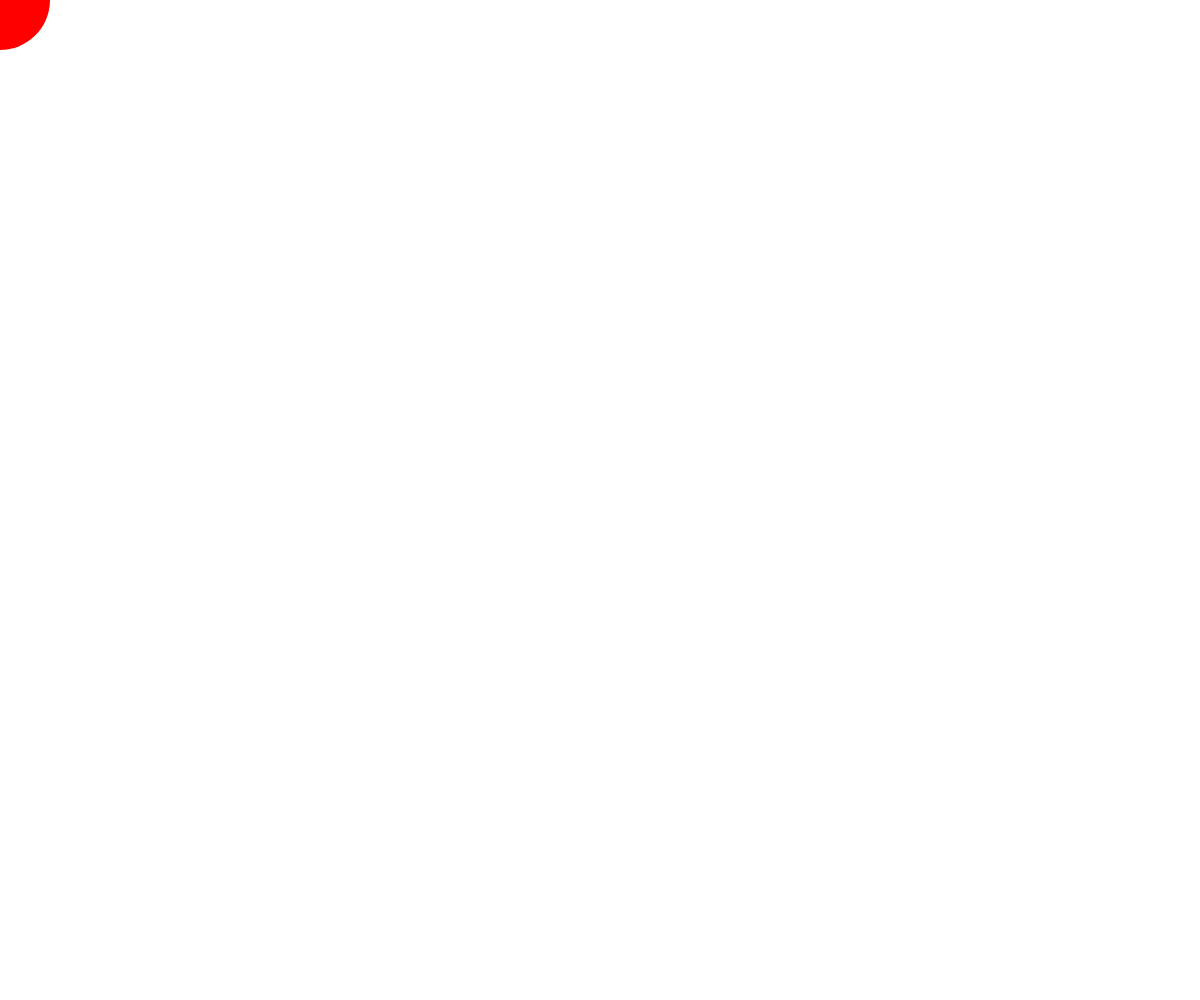
Frame 1 (no input)
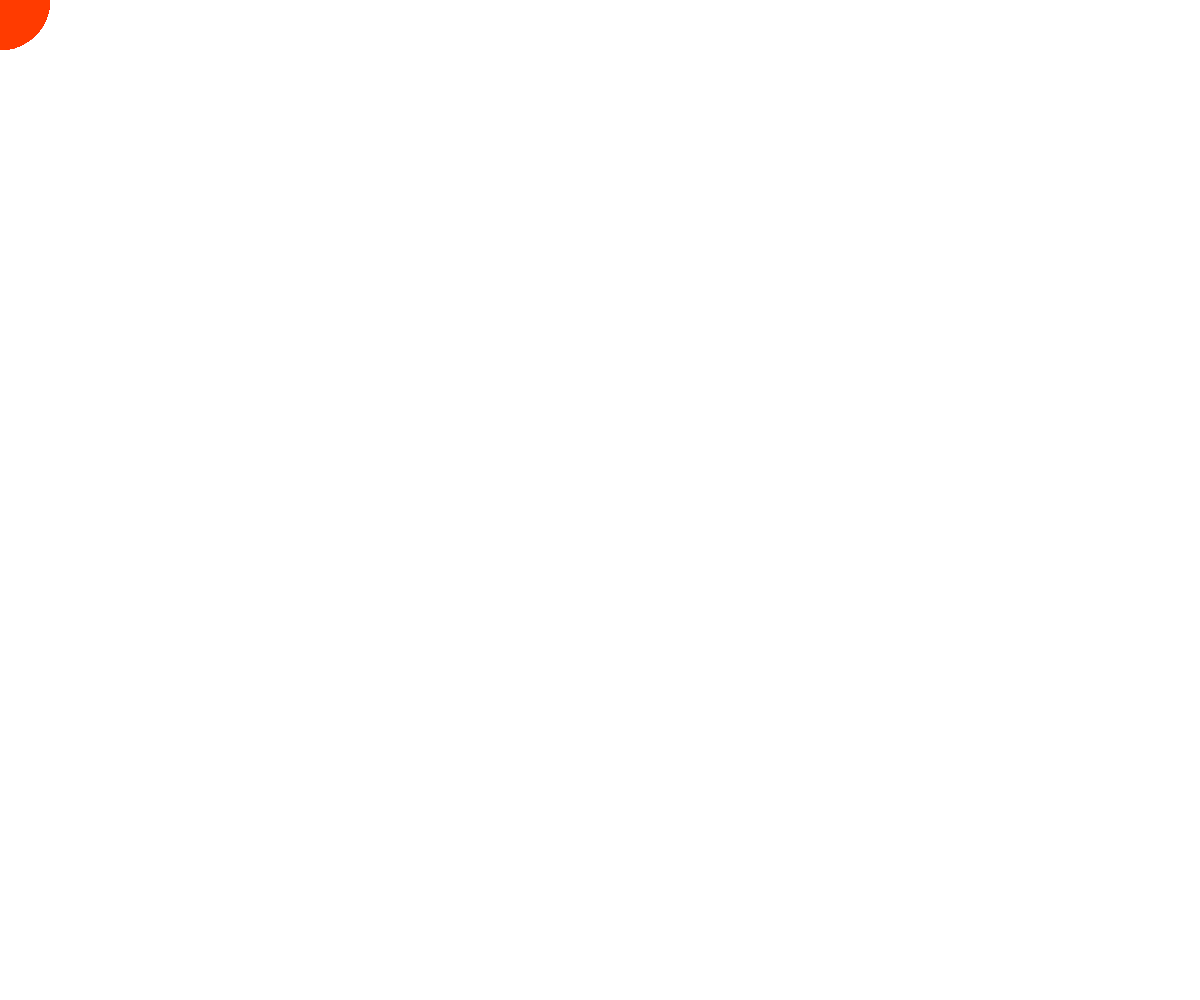
Frame 60 (no input)
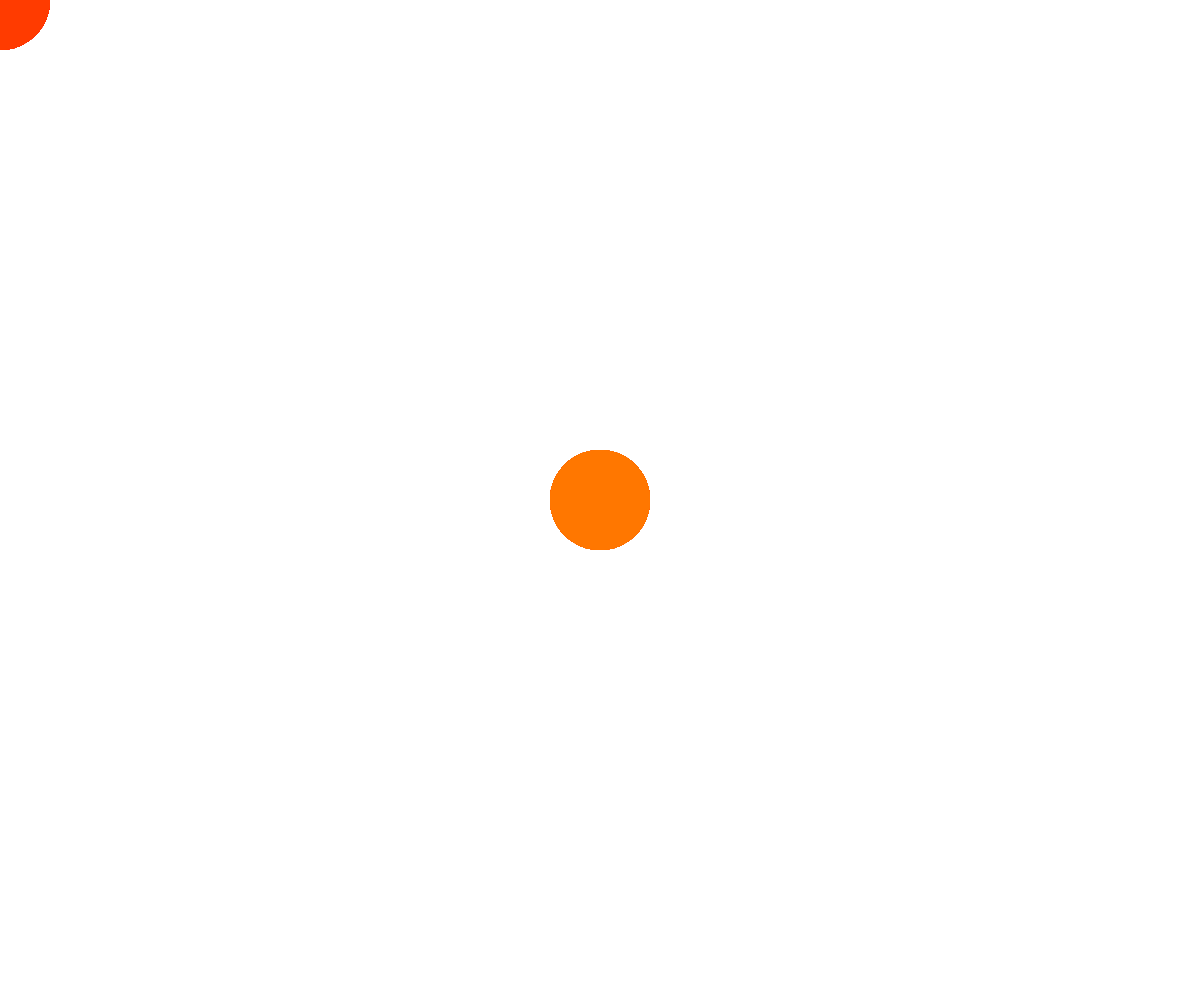
Frame 120 (the mouse pressed at the canvas centre since frame 60)

The p5.js sketch that drew these frames (run headless with seeded random() and noise() and a simulated clock; from frame 60 on, the mouse is pressed at the canvas centre):

// p5.js sketch
// ── sketch.js
// First Project
// Eric James
// Sept. Thrus. 5th 2019
//
// Extra for Experts:
// - describe what you did to take this project "above and beyond"

let red = 255;
let green = 0;
let blue = 0;
let redChange = 0;
let greenChange = 0;
let blueChange = 0;

function setup() {
  createCanvas(windowWidth, windowHeight);
  background(255, 255, 255);
}

function draw() {
  fill(red, green, blue);
  noStroke();
  if (red === 255 && blue === 255) {
    blueChange = -1;
    redChange = 0;
  } else if (red === 255 && blue === 0 && green === 0) {
    redChange = 0;
    blueChange = 0;
    greenChange = 1;
  } else if (red === 255 && green === 255) {
    redChange = -1;
    greenChange = 0;
  } else if (red === 0 && green === 255 && blue === 0) {
    redChange = 0;
    blueChange = 1;
  } else if (green === 255 && blue === 255) {
    greenChange = -1;
    blueChange = 0;
  } else if (blue === 255 && green === 0) {
    redChange = 1;
    greenChange = 0;
  }
  red += redChange;
  green += greenChange;
  blue += blueChange;
  ellipse(mouseX, mouseY, 100, 100);
  console.log(red, green, blue);
}
